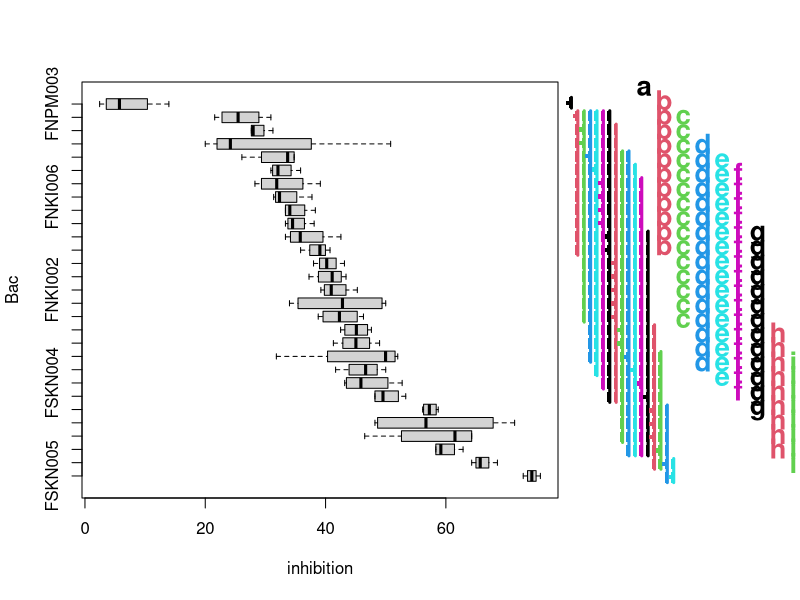

The R source for this figure: (Note: this script raises an error after producing the figure.)
library(ggplot2)
library(dplyr)
library(scales)
library(multcompView)

data <- read.csv("Antibac+blast.csv")
data <- read.csv("Antibac+brownspot.csv")

str(data)
data$X <- NULL
data$Rep <- as.factor(data$Rep)
mod1 <- aov(inhibition ~ Bac, data)
Tukey <- TukeyHSD(mod1)

multcompLetters2(inhibition ~ Bac, Tukey$Bac[, 4], data)

 multcompBoxplot(inhibition ~ Bac, data)

multcompLetters2(y ~ treatments, exp_tukey$treatments[,"p adj"], experiment)

summary(fm1 <- aov(breaks ~ wool + tension, data = warpbreaks))
TukeyHSD(fm1, "tension", ordered = TRUE)
plot(TukeyHSD(fm1, "tension"))

data %>% group_by(Bac) %>% summarise(xbar = mean(X.inhibition)) %>% arrange(desc())

data %>% ggplot() + geom_boxplot(aes(x = reorder(Bac, inhibition, mean) , y = inhibition)) + 
  theme(axis.text.x = element_text(angle = 90, hjust = 1))

number_ticks <- function(n) {function(limits) pretty(limits, n)}

data %>% ggplot() + geom_boxplot(aes(x = reorder(Bac, inhibition, mean) , y = inhibition)) +  coord_flip() + 
  ylab("Inhibition(%)") + xlab("Isolate") + scale_y_continuous(breaks = scales::pretty_breaks(n = 10)) +  theme(text = element_text(size=20))




ggsave("fung_vs_brown.pdf", width = 5, height = 10)

multcompLetters(extract_p(TukeyHSD(mod1)))
